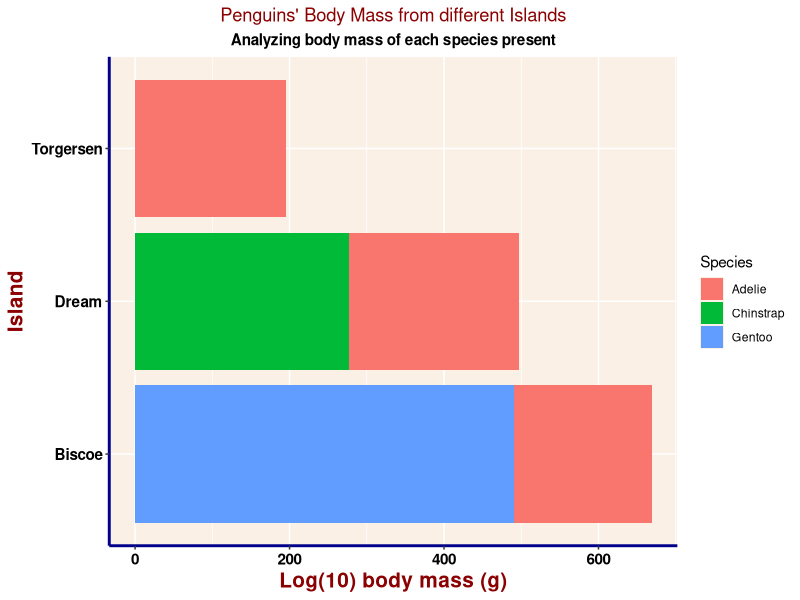
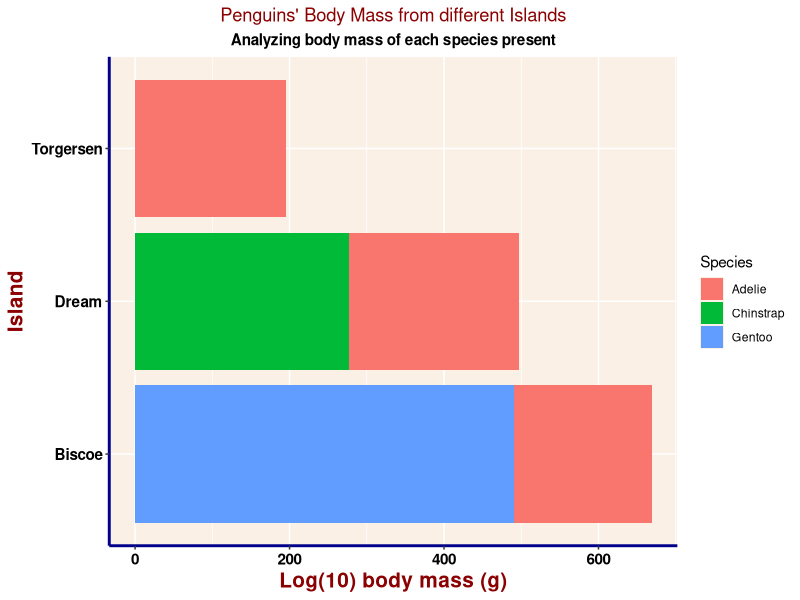

Write the R code that produced these figures, in order.
################################################################
### Today we are learning dplyr package -- with the group
### Created by: Joynaline Hart
### Created on: 2022-02-15
###############################################################

#### Load Libraries ######
library(palmerpenguins)
library(tidyverse)
library(here)

### Load data ######
# The data is part of the package and is called penguins
glimpse(penguins)

### Calculate the mean and variance of body mass by species, island, sex without NAs #####
penguins_meanvar <- penguins %>% #calling out penguin dataframe
                      group_by (species, island, sex) %>% #selecting certain columns
                      drop_na(species) %>% #removing NAs from species
                      drop_na(island) %>% #removing NAs from island
                      drop_na(sex) %>% #removing NAs from sex
                      summarise(mean_body_mass = mean(body_mass_g, na.rm=TRUE), #calculating mean from body mass
                      variance_body_mass = var(body_mass_g, na.rm=TRUE)) #calculating variance from body mass
view(penguins_meanvar)

### Filter out male penguins #####
penguins %>% 
  filter (sex=="female") %>% 
  mutate (log_mass = log(body_mass_g)) %>% 
  select (Species = species, Island = island, Sex = sex, log_mass) %>% 
  ggplot (aes(x=Island, 
              y=log_mass,
              fill = Species)) +
  geom_bar(stat="identity") +
  coord_flip() +
  theme(axis.text = element_text(size = 11, 
                                 color = "black", 
                                 face = "bold"),
        axis.line = element_line(color = "darkblue",
                                 size = 1,
                                 linetype = "solid"),
        plot.title = element_text(color = "darkred", 
                                  hjust = 0.5),
        plot.subtitle = element_text(color="black", 
                                     size = 11, 
                                     face = "bold", 
                                     hjust = 0.5),
        axis.title=element_text(size=15,
                                color = "darkred",
                                face = "bold"),
        panel.background=element_rect(fill="linen")) +
  labs(title = "Penguins' Body Mass from different Islands",
       subtitle = "Analyzing body mass of each species present",
       x = "Island", 
       y = "Log(10) body mass (g)")

ggsave(here("Week_4", "Output", "Week4_Penguiun_Bodymass_vs_Island.png"),
       width=7, height=5)
